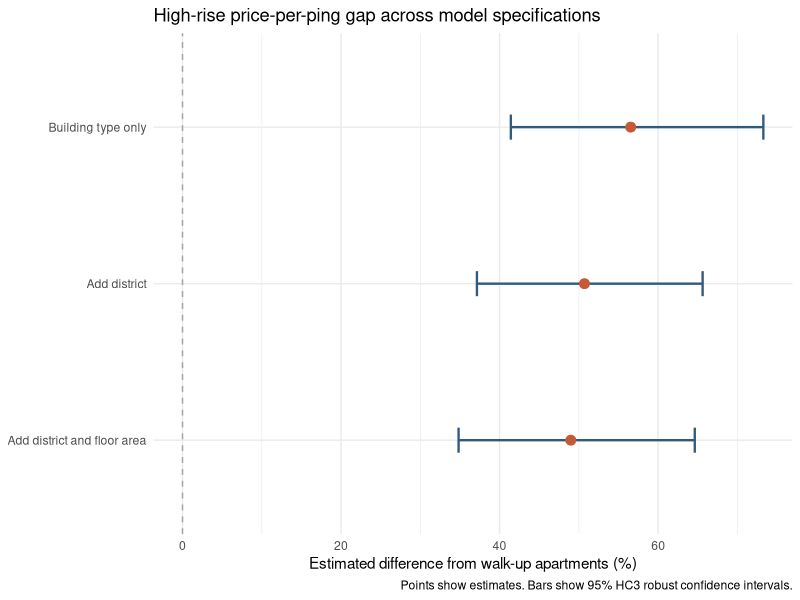
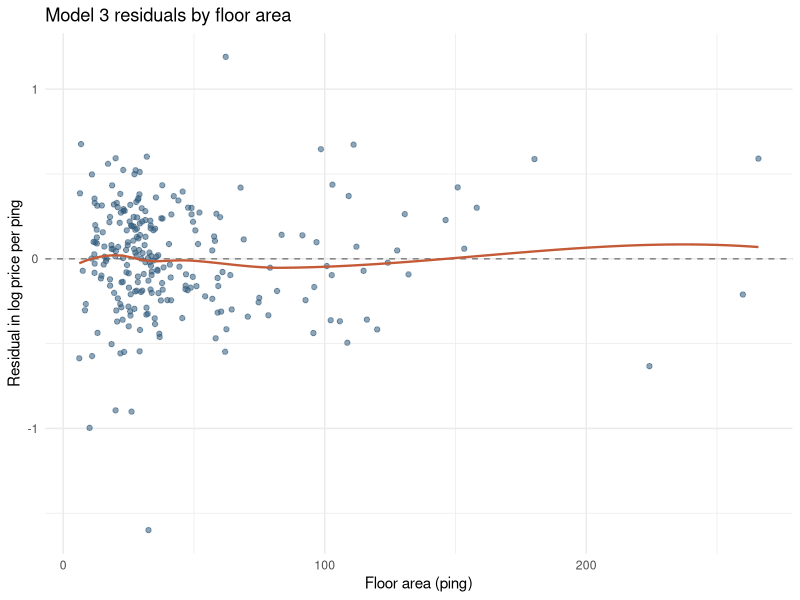

These figures' R source, in order:
## ---- chunk 1
#| label: setup
#| include: false

library(ggplot2)
library(dplyr)
library(readr)
library(scales)
## ---- chunk 2
required_packages <- c("sandwich", "ggplot2")
missing_packages <- required_packages[
  !vapply(required_packages, requireNamespace, logical(1), quietly = TRUE)
]

if (length(missing_packages) > 0) {
  stop(
    "Install required packages first: ",
    paste(missing_packages, collapse = ", ")
  )
}

sales <- read.csv(
  "data/processed/taipei_residential_sales.csv",
  fileEncoding = "UTF-8",
  stringsAsFactors = FALSE
)

required_columns <- c(
  "year", "building_group", "price_per_ping_10k_ntd", "FAREA", "DISTRICT"
)
missing_columns <- setdiff(required_columns, names(sales))
if (length(missing_columns) > 0) {
  stop("Missing required columns: ", paste(missing_columns, collapse = ", "))
}

analysis_data <- subset(
  sales,
  year == 2026 &
    building_group %in% c("High-rise (11+ floors)", "Walk-up apartment") &
    is.finite(price_per_ping_10k_ntd) & price_per_ping_10k_ntd > 0 &
    is.finite(FAREA) & FAREA > 0 &
    !is.na(DISTRICT) & nzchar(DISTRICT)
)

analysis_data$building_group <- factor(
  analysis_data$building_group,
  levels = c("Walk-up apartment", "High-rise (11+ floors)")
)
analysis_data$DISTRICT <- factor(analysis_data$DISTRICT)
analysis_data$log_price_per_ping <- log(analysis_data$price_per_ping_10k_ntd)
analysis_data$log_area <- log(analysis_data$FAREA)

if (nrow(analysis_data) == 0) {
  stop("No eligible 2026 high-rise or walk-up sales were found.")
}

cat("Analysis sample size:", nrow(analysis_data), "\n")
table(analysis_data$building_group)
with(analysis_data, table(DISTRICT, building_group))
## ---- chunk 3
model_1 <- lm(
  log_price_per_ping ~ building_group,
  data = analysis_data
)

model_2 <- lm(
  log_price_per_ping ~ building_group + DISTRICT,
  data = analysis_data
)

model_3 <- lm(
  log_price_per_ping ~ building_group + DISTRICT + log_area,
  data = analysis_data
)

models <- list(
  "Building type only" = model_1,
  "Add district" = model_2,
  "Add district and floor area" = model_3
)

## ---- chunk 4
extract_gap <- function(model, model_name) {
  coefficient_name <- "building_groupHigh-rise (11+ floors)"
  if (!coefficient_name %in% names(coef(model))) {
    stop(
      "High-rise coefficient missing in ", model_name,
      ". Check that both building types are present."
    )
  }

  robust_vcov <- sandwich::vcovHC(model, type = "HC3")
  estimate <- coef(model)[coefficient_name]
  standard_error <- sqrt(robust_vcov[coefficient_name, coefficient_name])
  critical_value <- qt(0.975, df = df.residual(model))

  data.frame(
    Model = model_name,
    N = nobs(model),
    Gap = 100 * (exp(estimate) - 1),
    Lower = 100 * (exp(estimate - critical_value * standard_error) - 1),
    Upper = 100 * (exp(estimate + critical_value * standard_error) - 1),
    R_squared = summary(model)$r.squared,
    RMSE_log_price = sqrt(mean(residuals(model)^2)),
    row.names = NULL
  )
}

results <- do.call(
  rbind,
  Map(extract_gap, models, names(models))
)

knitr::kable(
  transform(
    results,
    Gap = round(Gap, 1),
    Lower = round(Lower, 1),
    Upper = round(Upper, 1),
    R_squared = round(R_squared, 3),
    RMSE_log_price = round(RMSE_log_price, 3)
  ),
  col.names = c(
    "Model", "Transactions", "Gap (%)", "95% CI lower (%)",
    "95% CI upper (%)", "R-squared", "Residual RMSE"
  ),
  caption = "Estimated high-rise price-per-ping difference relative to walk-ups"
)
## ---- chunk 5
ggplot(results, aes(x = Gap, y = reorder(Model, Gap))) +
  geom_vline(xintercept = 0, color = "grey65", linetype = "dashed") +
  geom_errorbarh(aes(xmin = Lower, xmax = Upper), height = 0.16,
                 color = "#315B7D", linewidth = 0.8) +
  geom_point(color = "#C45A36", size = 3) +
  labs(
    title = "High-rise price-per-ping gap across model specifications",
    x = "Estimated difference from walk-up apartments (%)",
    y = NULL,
    caption = "Points show estimates. Bars show 95% HC3 robust confidence intervals."
  ) +
  theme_minimal(base_size = 11)
## ---- chunk 6
fit_summary <- data.frame(
  Model = names(models),
  N = vapply(models, nobs, numeric(1)),
  R_squared = vapply(models, function(model) summary(model)$r.squared, numeric(1)),
  RMSE_log_price = vapply(
    models,
    function(model) sqrt(mean(residuals(model)^2)),
    numeric(1)
  )
)
knitr::kable(transform(
  fit_summary,
  R_squared = round(R_squared, 3),
  RMSE_log_price = round(RMSE_log_price, 3)
))
## ---- chunk 7
diagnostic_data <- data.frame(
  Fitted = fitted(model_3),
  Residual = residuals(model_3),
  Floor_area = analysis_data$FAREA
)

ggplot(diagnostic_data, aes(x = Floor_area, y = Residual)) +
  geom_hline(yintercept = 0, color = "grey50", linetype = "dashed") +
  geom_point(alpha = 0.55, color = "#315B7D") +
  geom_smooth(method = "loess", formula = y ~ x, se = FALSE,
              color = "#C45A36", linewidth = 0.8) +
  labs(
    title = "Model 3 residuals by floor area",
    x = "Floor area (ping)",
    y = "Residual in log price per ping"
  ) +
  theme_minimal(base_size = 11)
